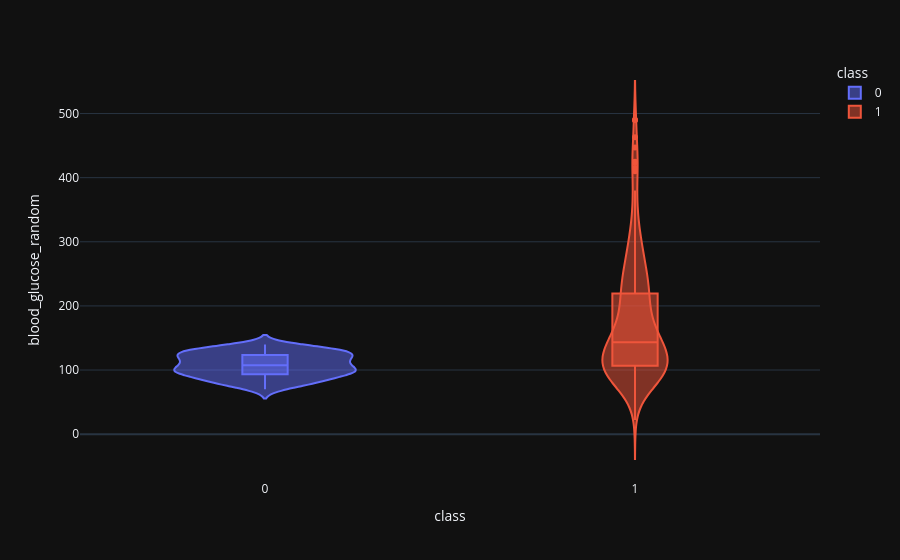

Notebook code cell kept with this figure:
### Code cell
violin('blood_glucose_random')

### Figure 1 — Plotly figure (JSON) as saved in the notebook; plotly's stock layout.template omitted (floating-point values rounded to 4 significant figures; data arrays with more than 128 entries replaced by an {"elided": "..."} marker saying what was removed)
{"data": [{"alignmentgroup": "True", "box": {"visible": true}, "hovertemplate": "class=%{x}<br>blood_glucose_random=%{y}<extra></extra>", "legendgroup": "1", "marker": {"color": "#EF553B"}, "name": "1", "offsetgroup": "1", "orientation": "v", "scalegroup": "True", "showlegend": true, "type": "violin", "x": {"elided": "250 int values"}, "x0": " ", "xaxis": "x", "y": {"elided": "250 float values"}, "y0": " ", "yaxis": "y"}, {"alignmentgroup": "True", "box": {"visible": true}, "hovertemplate": "class=%{x}<br>blood_glucose_random=%{y}<extra></extra>", "legendgroup": "0", "marker": {"color": "#636EFA"}, "name": "0", "offsetgroup": "0", "orientation": "v", "scalegroup": "True", "showlegend": true, "type": "violin", "x": {"elided": "150 int values"}, "x0": " ", "xaxis": "x", "y": {"elided": "150 float values"}, "y0": " ", "yaxis": "y"}], "layout": {"legend": {"title": {"text": "class"}, "tracegroupgap": 0, "traceorder": "reversed"}, "margin": {"t": 60}, "violinmode": "overlay", "xaxis": {"anchor": "y", "categoryarray": [1, 0], "categoryorder": "array", "domain": [0, 1], "title": {"text": "class"}}, "yaxis": {"anchor": "x", "domain": [0, 1], "title": {"text": "blood_glucose_random"}}}}
